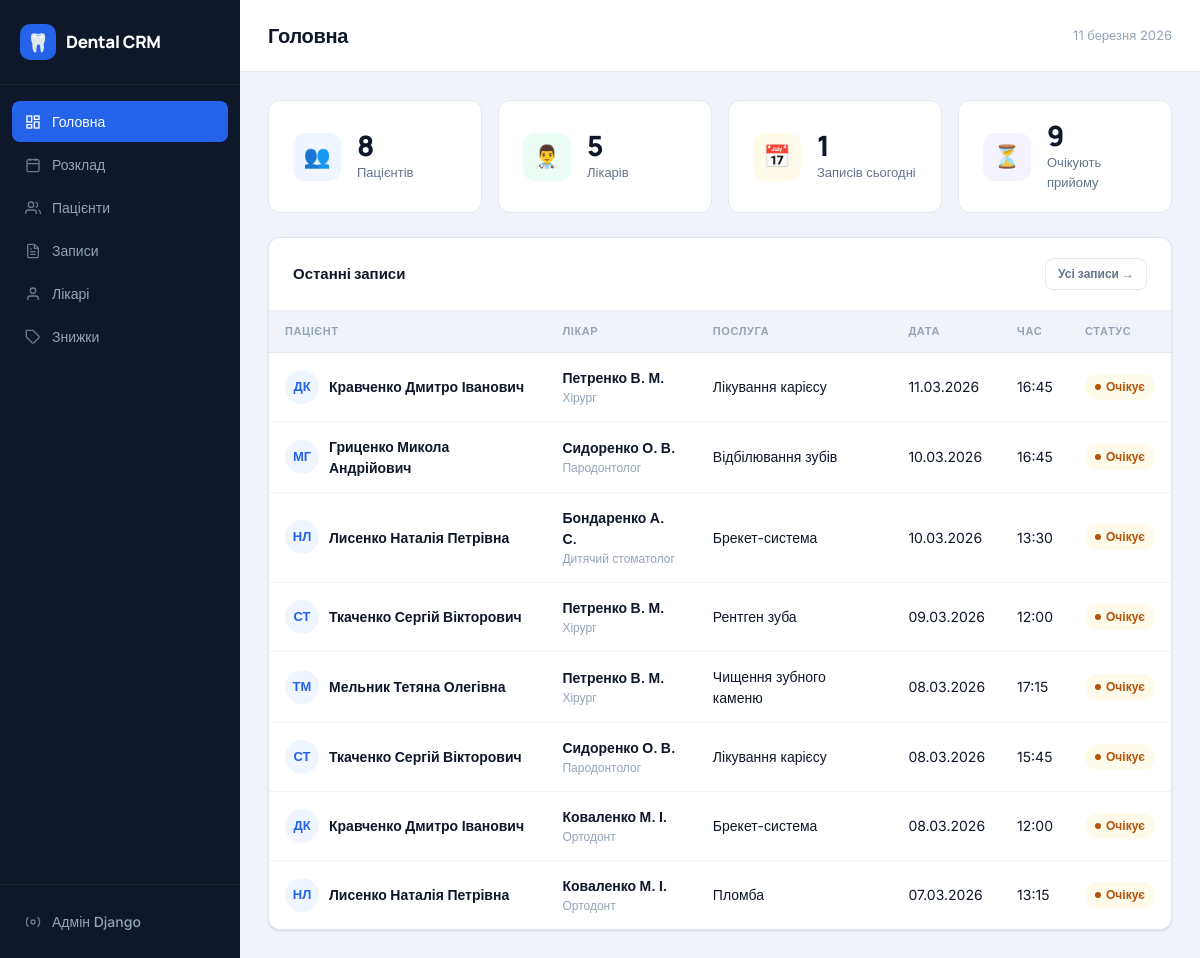
The page / on the database its author committed.
### core/models.py (models this page shows, shortened)
class Appointment(models.Model):
    STATUS_CHOICES = [
        ('pending', 'Очікує'),
        ('in_progress', 'В процесі'),
        ('completed', 'Завершено'),
        ('cancelled', 'Скасовано'),
    ]
    patient = models.ForeignKey(
        Patient, on_delete=models.CASCADE,
        related_name='appointments', verbose_name='Пацієнт'
    )
    doctor = models.ForeignKey(
        Doctor, on_delete=models.CASCADE,
        related_name='appointments', verbose_name='Лікар'
    )
    service = models.ForeignKey(
        Service, on_delete=models.CASCADE, verbose_name='Послуга'
    )
    discount = models.ForeignKey(
        Discount, on_delete=models.SET_NULL,
        null=True, blank=True, verbose_name='Знижка'
    )
    date = models.DateField('Дата')
    time = models.TimeField('Час')
    status = models.CharField('Статус', max_length=20, choices=STATUS_CHOICES, default='pending')
    notes = models.TextField('Примітки', blank=True)
    created_at = models.DateTimeField(auto_now_add=True)
    class Meta:
        verbose_name = 'Запис'
        verbose_name_plural = 'Записи'
        ordering = ['-date', '-time']

class Patient(models.Model):
    first_name = models.CharField('Ім\'я', max_length=100)
    last_name = models.CharField('Прізвище', max_length=100)
    patronymic = models.CharField('По батькові', max_length=100, blank=True)
    phone = models.CharField('Телефон', max_length=20)
    email = models.EmailField('Email', blank=True)
    date_of_birth = models.DateField('Дата народження', null=True, blank=True)
    address = models.TextField('Адреса', blank=True)
    notes = models.TextField('Примітки', blank=True)
    created_at = models.DateTimeField(auto_now_add=True)
    class Meta:
        verbose_name = 'Пацієнт'
        verbose_name_plural = 'Пацієнти'
        ordering = ['last_name', 'first_name']
    @property
    def full_name(self):
        parts = [self.last_name, self.first_name, self.patronymic]
        return ' '.join(p for p in parts if p).strip()

class Doctor(models.Model):
    SPECIALIZATION_CHOICES = [
        ('therapist', 'Терапевт'),
        ('surgeon', 'Хірург'),
        ('orthodontist', 'Ортодонт'),
        ('periodontist', 'Пародонтолог'),
        ('pediatric', 'Дитячий стоматолог'),
        ('orthopedist', 'Ортопед'),
    ]
    first_name = models.CharField('Ім\'я', max_length=100)
    last_name = models.CharField('Прізвище', max_length=100)
    patronymic = models.CharField('По батькові', max_length=100, blank=True)
    specialization = models.CharField('Спеціалізація', max_length=50, choices=SPECIALIZATION_CHOICES)
    phone = models.CharField('Телефон', max_length=20, blank=True)
    email = models.EmailField('Email', blank=True)
    photo = models.ImageField('Фото', upload_to='doctors/', blank=True, null=True)
    experience_years = models.IntegerField('Досвід (років)', default=0)
    is_active = models.BooleanField('Активний', default=True)
    created_at = models.DateTimeField(auto_now_add=True)
    class Meta:
        verbose_name = 'Лікар'
        verbose_name_plural = 'Лікарі'
        ordering = ['last_name', 'first_name']
    @property
    def initials_name(self):
        parts = [self.last_name]
        if self.first_name:
            parts.append(self.first_name[0] + '.')
        if self.patronymic:
            parts.append(self.patronymic[0] + '.')
        return ' '.join(parts)

class Service(models.Model):
    CATEGORY_CHOICES = [
        ('therapy', 'Терапія'),
        ('surgery', 'Хірургія'),
        ('orthodontics', 'Ортодонтія'),
        ('prosthetics', 'Протезування'),
        ('hygiene', 'Гігієна'),
        ('diagnostics', 'Діагностика'),
    ]
    name = models.CharField('Назва послуги', max_length=200)
    category = models.CharField('Категорія', max_length=50, choices=CATEGORY_CHOICES, default='therapy')
    description = models.TextField('Опис', blank=True)
    price = models.DecimalField('Ціна (грн)', max_digits=10, decimal_places=2)
    duration_minutes = models.IntegerField('Тривалість (хв)', default=30)
    is_active = models.BooleanField('Активна', default=True)
    class Meta:
        verbose_name = 'Послуга'
        verbose_name_plural = 'Послуги'
        ordering = ['category', 'name']

### core/views.py (the view)
# urls.py: path('', views.dashboard, name='dashboard'),
def dashboard(request):
    today = date.today()
    week_start = today - timedelta(days=today.weekday())
    context = {
        'active_page': 'dashboard',
        'total_patients': Patient.objects.count(),
        'total_doctors': Doctor.objects.filter(is_active=True).count(),
        'today_appointments': Appointment.objects.filter(date=today).count(),
        'pending_appointments': Appointment.objects.filter(status='pending').count(),
        'recent_appointments': Appointment.objects.select_related(
            'patient', 'doctor', 'service'
        ).order_by('-date', '-time')[:8],
        'week_appointments': Appointment.objects.filter(
            date__gte=week_start,
            date__lte=week_start + timedelta(days=6)
        ).count(),
    }
    return render(request, 'dashboard.html', context)

### templates/dashboard.html (shortened to what this page needs)
{% extends "base.html" %}
{% block page_title %}Головна{% endblock %}
{% block topbar_actions %}
  <span class="text-sm text-muted">
    {% now "j E Y" %}
  </span>
{% endblock %}
{% block content %}
<div class="stats-grid">
  <div class="stat-card">
    <div class="stat-icon blue">👥</div>
    <div class="stat-info">
      <div class="stat-value">{{ total_patients }}</div>
      <div class="stat-label">Пацієнтів</div>
    </div>
  </div>
  <div class="stat-card">
    <div class="stat-icon green">👨‍⚕️</div>
    <div class="stat-info">
      <div class="stat-value">{{ total_doctors }}</div>
      <div class="stat-label">Лікарів</div>
    </div>
  </div>
  <div class="stat-card">
    <div class="stat-icon orange">📅</div>
    <div class="stat-info">
      <div class="stat-value">{{ today_appointments }}</div>
      <div class="stat-label">Записів сьогодні</div>
    </div>
  </div>
  <div class="stat-card">
    <div class="stat-icon purple">⏳</div>
    <div class="stat-info">
      <div class="stat-value">{{ pending_appointments }}</div>
      <div class="stat-label">Очікують прийому</div>
    </div>
  </div>
</div>
<div class="card">
  <div class="card-header">
    <span class="card-title">Останні записи</span>
    <a href="{% url 'appointment_list' %}" class="btn btn-outline btn-sm">Усі записи →</a>
  </div>
  {% if recent_appointments %}
  <div class="table-wrap">
    <table>
      <thead>
        <tr>
          <th>Пацієнт</th>
          <th>Лікар</th>
          <th>Послуга</th>
          <th>Дата</th>
          <th>Час</th>
          <th>Статус</th>
        </tr>
      </thead>
      <tbody>
        {% for appt in recent_appointments %}
        <tr>
          <td>
            <div class="td-name">
              <div class="avatar">{{ appt.patient.first_name|slice:":1" }}{{ appt.patient.last_name|slice:":1" }}</div>
              <div>
                <div class="name-primary">{{ appt.patient.full_name }}</div>
              </div>
            </div>
          </td>
          <td>
            <div class="name-primary">{{ appt.doctor.initials_name }}</div>
            <div class="name-secondary">{{ appt.doctor.get_specialization_display }}</div>
          </td>
          <td>{{ appt.service.name }}</td>
          <td>{{ appt.date|date:"d.m.Y" }}</td>
          <td>{{ appt.time|time:"H:i" }}</td>
          <td>
            {% if appt.status == 'completed' %}
              <span class="badge badge-success">Завершено</span>
            {% elif appt.status == 'pending' %}
              <span class="badge badge-warning">Очікує</span>
            {% elif appt.status == 'in_progress' %}
              <span class="badge badge-info">В процесі</span>
            {% else %}
              <span class="badge badge-neutral">Скасовано</span>
            {% endif %}
          </td>
        </tr>
        {% endfor %}
      </tbody>
    </table>
  </div>
  {% else %}
  <div class="empty-state">
    <div class="empty-icon">📋</div>
    <div class="empty-title">Записів ще немає</div>
    <div class="empty-text">Додайте першого пацієнта і запишіть його на прийом</div>
  </div>
  {% endif %}
</div>
{% endblock %}

### templates/base.html (shortened to what this page needs)
{% load static %}
<!DOCTYPE html>
<html lang="uk">
<head>
  <link rel="stylesheet" href="{% static 'css/style.css' %}">
</head>
<body>
<div class="layout">
  <aside class="sidebar">
    <div class="sidebar__logo">
      <span class="logo-icon">🦷</span>
      <span class="logo-text">Dental CRM</span>
    </div>
    <nav class="sidebar__nav">
      <a href="{% url 'dashboard' %}" class="nav-item {% if active_page == 'dashboard' %}active{% endif %}">
        <span class="nav-icon">
          <svg width="16" height="16" viewBox="0 0 24 24" fill="none" stroke="currentColor" stroke-width="2"><rect x="3" y="3" width="7" height="9"/><rect x="14" y="3" width="7" height="5"/><rect x="14" y="12" width="7" height="9"/><rect x="3" y="16" width="7" height="5"/></svg>
        </span>
        Головна
      </a>
      <a href="{% url 'schedule' %}" class="nav-item {% if active_page == 'schedule' %}active{% endif %}">
        <span class="nav-icon">
          <svg width="16" height="16" viewBox="0 0 24 24" fill="none" stroke="currentColor" stroke-width="2"><rect x="3" y="4" width="18" height="18" rx="2"/><line x1="16" y1="2" x2="16" y2="6"/><line x1="8" y1="2" x2="8" y2="6"/><line x1="3" y1="10" x2="21" y2="10"/></svg>
        </span>
        Розклад
      </a>
      <a href="{% url 'patient_list' %}" class="nav-item {% if active_page == 'patients' %}active{% endif %}">
        <span class="nav-icon">
          <svg width="16" height="16" viewBox="0 0 24 24" fill="none" stroke="currentColor" stroke-width="2"><path d="M17 21v-2a4 4 0 0 0-4-4H5a4 4 0 0 0-4 4v2"/><circle cx="9" cy="7" r="4"/><path d="M23 21v-2a4 4 0 0 0-3-3.87"/><path d="M16 3.13a4 4 0 0 1 0 7.75"/></svg>
        </span>
        Пацієнти
      </a>
      <a href="{% url 'appointment_list' %}" class="nav-item {% if active_page == 'appointments' %}active{% endif %}">
        <span class="nav-icon">
          <svg width="16" height="16" viewBox="0 0 24 24" fill="none" stroke="currentColor" stroke-width="2"><path d="M14 2H6a2 2 0 0 0-2 2v16a2 2 0 0 0 2 2h12a2 2 0 0 0 2-2V8z"/><polyline points="14 2 14 8 20 8"/><line x1="16" y1="13" x2="8" y2="13"/><line x1="16" y1="17" x2="8" y2="17"/><polyline points="10 9 9 9 8 9"/></svg>
        </span>
        Записи
      </a>
      <a href="{% url 'doctor_list' %}" class="nav-item {% if active_page == 'doctors' %}active{% endif %}">
        <span class="nav-icon">
          <svg width="16" height="16" viewBox="0 0 24 24" fill="none" stroke="currentColor" stroke-width="2"><path d="M20 21v-2a4 4 0 0 0-4-4H8a4 4 0 0 0-4 4v2"/><circle cx="12" cy="7" r="4"/></svg>
        </span>
        Лікарі
      </a>
      <a href="{% url 'discount_list' %}" class="nav-item {% if active_page == 'discounts' %}active{% endif %}">
        <span class="nav-icon">
          <svg width="16" height="16" viewBox="0 0 24 24" fill="none" stroke="currentColor" stroke-width="2"><path d="M20.59 13.41l-7.17 7.17a2 2 0 0 1-2.83 0L2 12V2h10l8.59 8.59a2 2 0 0 1 0 2.82z"/><line x1="7" y1="7" x2="7.01" y2="7"/></svg>
        </span>
        Знижки
      </a>
    </nav>
    <div class="sidebar__footer">
      <a href="/admin/" class="nav-item">
        <span class="nav-icon">
          <svg width="16" height="16" viewBox="0 0 24 24" fill="none" stroke="currentColor" stroke-width="2"><circle cx="12" cy="12" r="3"/><path d="M19.07 4.93a10 10 0 0 1 0 14.14"/><path d="M4.93 4.93a10 10 0 0 0 0 14.14"/></svg>
        </span>
        Адмін Django
      </a>
    </div>
  </aside>
  <main class="main-content">
    <header class="topbar">
      <div class="topbar__left">
        <h1 class="page-title">{% block page_title %}{% endblock %}</h1>
      </div>
      <div class="topbar__actions">
        {% block topbar_actions %}{% endblock %}
      </div>
    </header>
    <div class="content">
      {% block content %}{% endblock %}
    </div>
  </main>
</div>
</body>
</html>

### rows shown on the page
Appointment: patient.first_name "Д", patient.last_name "К", patient.full_name "Кравченко Дмитро Іванович", doctor.initials_name "Петренко В. М.", doctor.specialization "Хірург", service.name "Лікування карієсу", date "11.03.2026", time "16:45", status "Очікує"
Appointment: patient.first_name "М", patient.last_name "Г", patient.full_name "Гриценко Микола Андрійович", doctor.initials_name "Сидоренко О. В.", doctor.specialization "Пародонтолог", service.name "Відбілювання зубів", date "10.03.2026", time "16:45", status "Очікує"
Appointment: patient.first_name "Н", patient.last_name "Л", patient.full_name "Лисенко Наталія Петрівна", doctor.initials_name "Бондаренко А. С.", doctor.specialization "Дитячий стоматолог", service.name "Брекет-система", date "10.03.2026", time "13:30", status "Очікує"
Appointment: patient.first_name "С", patient.last_name "Т", patient.full_name "Ткаченко Сергій Вікторович", doctor.initials_name "Петренко В. М.", doctor.specialization "Хірург", service.name "Рентген зуба", date "09.03.2026", time "12:00", status "Очікує"
Appointment: patient.first_name "Т", patient.last_name "М", patient.full_name "Мельник Тетяна Олегівна", doctor.initials_name "Петренко В. М.", doctor.specialization "Хірург", service.name "Чищення зубного каменю", date "08.03.2026", time "17:15", status "Очікує"
Appointment: patient.first_name "С", patient.last_name "Т", patient.full_name "Ткаченко Сергій Вікторович", doctor.initials_name "Сидоренко О. В.", doctor.specialization "Пародонтолог", service.name "Лікування карієсу", date "08.03.2026", time "15:45", status "Очікує"
Appointment: patient.first_name "Д", patient.last_name "К", patient.full_name "Кравченко Дмитро Іванович", doctor.initials_name "Коваленко М. І.", doctor.specialization "Ортодонт", service.name "Брекет-система", date "08.03.2026", time "12:00", status "Очікує"
Appointment: patient.first_name "Н", patient.last_name "Л", patient.full_name "Лисенко Наталія Петрівна", doctor.initials_name "Коваленко М. І.", doctor.specialization "Ортодонт", service.name "Пломба", date "07.03.2026", time "13:15", status "Очікує"

### other values the page prints
{{ total_patients }} "8"
{{ total_doctors }} "5"
{{ today_appointments }} "1"
{{ pending_appointments }} "9"
